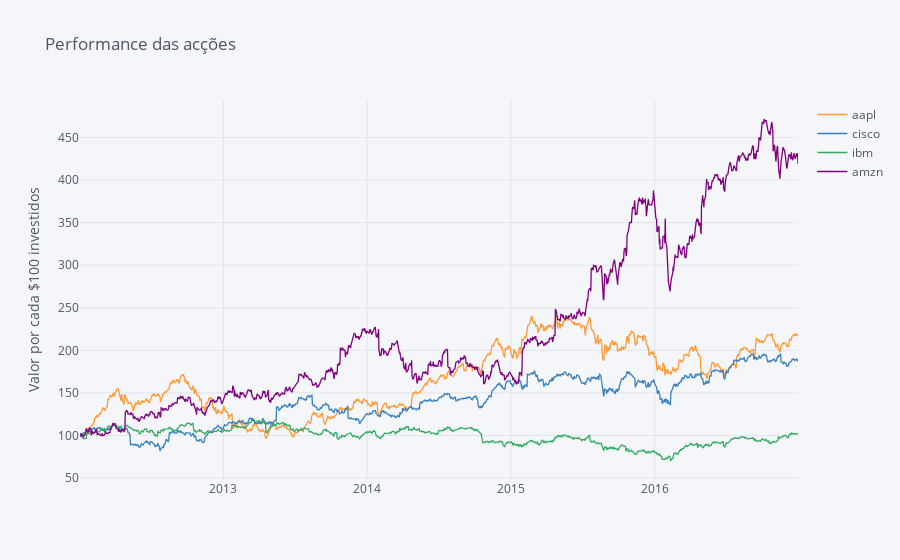

Here is the notebook cell this chart was saved with:
### Markdown cell above
#### A fronteira eficiente de Markowitz é o conjunto de carteiras que maximiza o retorno para os vários desvios padrões (risco).

Para a demonstração irei usar dados de 4 acções americanas. O objectivo é, ao mesmo tempo que estamos a ver as demostrações ir aproximando os resultados aos resultados e gráficos que vamos usar na constituição da nossa carteira.

As acções que vamos usar serão a Apple, Amazon, Cisco e IBM no período compreendido entre início de 2012 e finais de 2016.

### Code cell
# Download and get Daily Returns
aapl = pd.read_csv('AAPL_CLOSE',index_col='Date',parse_dates=True)
cisco = pd.read_csv('CISCO_CLOSE',index_col='Date',parse_dates=True)
ibm = pd.read_csv('IBM_CLOSE',index_col='Date',parse_dates=True)
amzn = pd.read_csv('AMZN_CLOSE',index_col='Date',parse_dates=True)

# Concatenating
stocks = pd.concat([aapl,cisco,ibm,amzn],axis=1)
stocks.columns = ['aapl','cisco','ibm','amzn']

# Mean
mean_daily_ret = stocks.pct_change(1).mean()

stock_normed = stocks/stocks.iloc[0]
round(stock_normed.mul(100), 2).iplot(yTitle='Valor por cada $100 investidos', title='Performance das acções')

### Figure 1 — Plotly figure (JSON) as saved in the notebook; plotly's stock layout.template omitted (floating-point values rounded to 4 significant figures; data arrays with more than 128 entries replaced by an {"elided": "..."} marker saying what was removed)
{"data": [{"line": {"color": "rgba(255, 153, 51, 1.0)", "dash": "solid", "shape": "linear", "width": 1.3}, "mode": "lines", "name": "aapl", "text": "", "type": "scatter", "x": {"elided": "1258 str values"}, "y": {"elided": "1258 float values"}}, {"line": {"color": "rgba(55, 128, 191, 1.0)", "dash": "solid", "shape": "linear", "width": 1.3}, "mode": "lines", "name": "cisco", "text": "", "type": "scatter", "x": {"elided": "1258 str values"}, "y": {"elided": "1258 float values"}}, {"line": {"color": "rgba(50, 171, 96, 1.0)", "dash": "solid", "shape": "linear", "width": 1.3}, "mode": "lines", "name": "ibm", "text": "", "type": "scatter", "x": {"elided": "1258 str values"}, "y": {"elided": "1258 float values"}}, {"line": {"color": "rgba(128, 0, 128, 1.0)", "dash": "solid", "shape": "linear", "width": 1.3}, "mode": "lines", "name": "amzn", "text": "", "type": "scatter", "x": {"elided": "1258 str values"}, "y": {"elided": "1258 float values"}}], "layout": {"autosize": true, "legend": {"bgcolor": "#F5F6F9", "font": {"color": "#4D5663"}}, "paper_bgcolor": "#F5F6F9", "plot_bgcolor": "#F5F6F9", "title": {"font": {"color": "#4D5663"}, "text": "Performance das acções"}, "xaxis": {"autorange": true, "gridcolor": "#E1E5ED", "range": ["2012-01-03", "2016-12-30"], "showgrid": true, "tickfont": {"color": "#4D5663"}, "title": {"font": {"color": "#4D5663"}, "text": ""}, "type": "date", "zerolinecolor": "#E1E5ED"}, "yaxis": {"autorange": true, "gridcolor": "#E1E5ED", "range": [47.76, 493.9], "showgrid": true, "tickfont": {"color": "#4D5663"}, "title": {"font": {"color": "#4D5663"}, "text": "Valor por cada $100 investidos"}, "type": "linear", "zerolinecolor": "#E1E5ED"}}}
